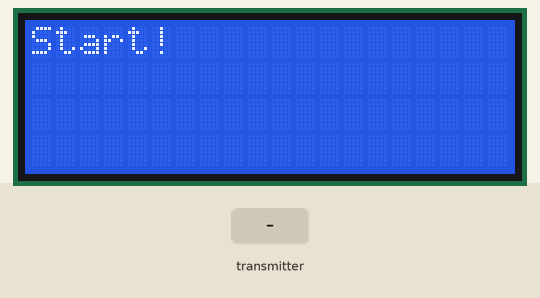
Bench run of a sketch on a simulated ESP8266 (NodeMCU). On the bench: 20×4 character LCD. The inputs (shaded band) are chosen by the test bench. What the sketch prints to the serial monitor is not drawn.

Above: at 1.2 s.
1.3 s: the transmitter starts sending text = 0
At 2.3 s:
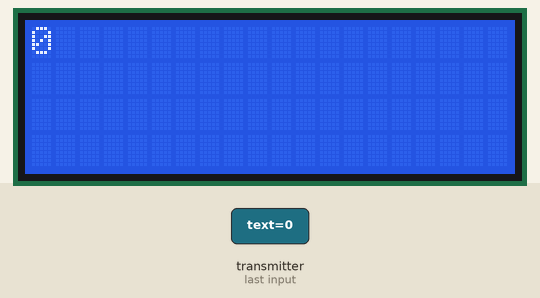
2.8 s: the transmitter starts sending text = 1
At 3.4 s:
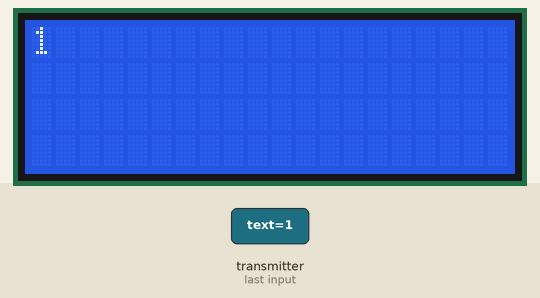
Timing chart, 0 to 5.8 s (numbered marks = the images above; inputs shaded):
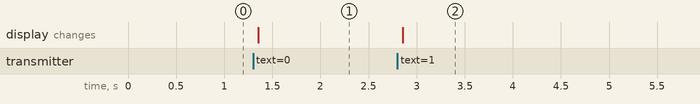

Measured:
- after the input at 1.3 s, the display: changes after 0.05 s (image 1)
- after the input at 2.8 s, the display: changes after 0.05 s (image 2)

The sketch:

ESP8266-LCD-ESP-NOW.ino
```cpp
#include <espnow.h>
#include <ESP8266WiFi.h>
#include <LiquidCrystal_I2C.h>

LiquidCrystal_I2C lcd(0x27,20,4);  // set the LCD address to 0x27 for a 16 chars and 2 line display
int m=0;

typedef struct struct_message {
    char text[32];
    char text1[16];
    char text2[16];
} struct_message;

struct_message myData;

// callback function that will be executed when data is received
void OnDataRecv(uint8_t * mac, uint8_t *incomingData, uint8_t len) {
  memcpy(&myData, incomingData, sizeof(myData));
  Serial.print("Bytes received: ");
  Serial.println(len);
  Serial.print("Text: ");
  Serial.println(myData.text);
  Serial.println(myData.text1);
  Serial.println(myData.text2);

  String tmpText=String(myData.text);
  tmpText.replace(" ","");
  if(tmpText!=""){
    if(sizeof(myData.text)>16){
      lcd.setCursor(0,0);
      lcd.print("                ");
      lcd.setCursor(0,1);
      lcd.print("                ");
      lcd.setCursor(0,0);
      lcd.print(String(myData.text).substring(0,15));
      lcd.setCursor(0,1);
      lcd.print(String(myData.text).substring(16));
    }else{
      lcd.setCursor(0,0);
      lcd.print("                ");
      lcd.setCursor(0,1);
      lcd.print("                ");
      lcd.setCursor(0,0);
      lcd.print(myData.text);
        }
    return;
    }

  String tmpText1=String(myData.text1);
  tmpText1.replace(" ","");
  if(tmpText1=""){
    lcd.setCursor(0,0);
    lcd.print("                ");
    lcd.setCursor(0,0);
    lcd.print(myData.text1);
  }
  String tmpText2=String(myData.text2);
  tmpText2.replace(" ","");
  if(tmpText2!=""){
    lcd.setCursor(0,1);
    lcd.print("                ");
    lcd.setCursor(0,1);
    lcd.print(myData.text2);
  }

}


void setup(){
  Serial.begin(115200);

  lcd.init();                      // initialize the lcd
  // Print a message to the LCD.
  lcd.backlight();

  Serial.println("Start");
  lcd.setCursor(0,0);
  lcd.print("Start!");

  m=millis();


  //ESP NOW
  // Set device as a Wi-Fi Station
  WiFi.mode(WIFI_STA);

  // Init ESP-NOW
  if (esp_now_init() != 0) {
    Serial.println("Error initializing ESP-NOW");
    return;
  }

  // Once ESPNow is successfully Init, we will register for recv CB to
  // get recv packer info
  esp_now_set_self_role(ESP_NOW_ROLE_SLAVE);
  esp_now_register_recv_cb(OnDataRecv);
}


void loop(){

}
```
